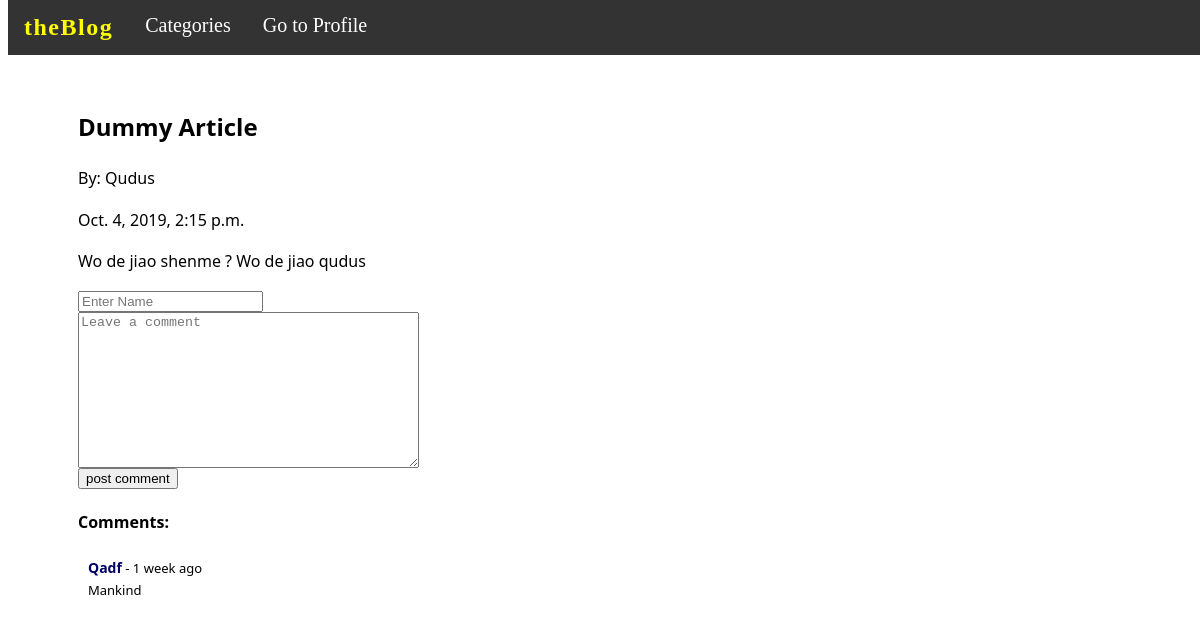
The app's page /blog/2/ with its own data.
### blog/models.py (models this page shows, shortened)
class Post(models.Model):
	title = models.CharField(max_length = 200)
	author = models.CharField(max_length = 40)
	content = models.TextField()
	date = models.DateTimeField('Publication Date')
	last_modified = models.DateTimeField('Last Modified',auto_now = True)
	status = models.IntegerField(choices=status, default=0)

class Comment(models.Model):
	author = models.CharField(max_length = 40)
	reply = models.TextField()
	date = models.DateTimeField(auto_now_add=True)
	post = models.ForeignKey('Post', on_delete=models.CASCADE)
	active = models.BooleanField(default=False)
	class Meta:
		ordering = ['-date']

### blog/views.py (the view, shortened to what this page needs)
# urls.py: path('<int:post_id>/', views.detail, name = 'detail'),
def detail(request, post_id):
	article = get_object_or_404(Post, pk = post_id)
	comments = Comment.objects.filter(post=article)
	form = CommentForm()
	context = {'article':article,'comments':comments,'form':form}
	return render(request, 'blog/detail.html', context)

### blog/forms.py
class CommentForm(forms.Form):
	author = forms.CharField(max_length=40,widget=forms.TextInput(attrs={"class":"form_control",
					"placeholder":"Enter Name"}))
	reply = forms.CharField(widget=forms.Textarea(attrs={"class":"form-control","placeholder":"Leave a comment"}))

### blog/templates/blog/detail.html (shortened to what this page needs)
{% load static %}
{% load humanize %}
<link rel="stylesheet" type="text/css" href="{% static 'blog/detail.css' %}">
<ul>
	<li><b><a id="header" class="home" href="/blog">theBlog</a></b></li>
	<li><a href="">Categories</a></li>
	<li><a href="{% url 'blog:profile' %}">Go to Profile</a></li>
</ul>
<div class="leftside">
	<h2>{{ article.title }}</h2>
	<p>By: {{ article.author }}</p>
	<p style="font-weight: 100;">{{ article.date }}</p>
	<p>{{ article.content }}</p>
	<form action="/blog/{{ article.id }}/" method='post'>
	{{ form.author }}<br>
	{{ form.reply }}<br>
	<button type='submit'>post comment</button>
	</form>
	<h4>Comments:</h4>
	{% for comment in comments %}
		<div style="padding-left: 10px; padding-right: 10px;">
			<p id="author">{{ comment.author }}<span style="font-weight:100; font-size:13px; color:black;"> - {{ comment.date|naturaltime }}<br>{{ comment.reply }}<span/></p>
		</div>
	{% empty %}
		<p>No comments here: </p>
	{% endfor %}
</div>

### blog/static/blog/detail.css (style rules this page uses)
.leftside { float:left; width: 70%; background:white; clear:right; padding-left: 70px; padding-right: 70px; margin-top: 80px; font-family: 'Segoe UI', Tahoma, sans-serif; line-height: 1.6; }
#author { font-weight:bold; font-size:14px; color: rgb(0,0,100); }
#header { color: yellow; text-decoration: none; font-size: 24px; letter-spacing: 1.5px; }
ul { list-style-type: none; margin: 0; padding: 0; overflow: hidden; background-color: #333; position: fixed; top: 0; width: 100%; }
li { float: left; }
li a { display: block; color: white; text-align: center; padding: 14px 16px; text-decoration: none; font-size: 20px; }

### records on screen
Post: title "Dummy Article", author "Qudus", date "Oct. 4, 2019, 2:15 p.m.", content "Wo de jiao shenme ? Wo de jiao qudus"
Comment: author "Qadf", date "1 week ago", reply "Mankind"
